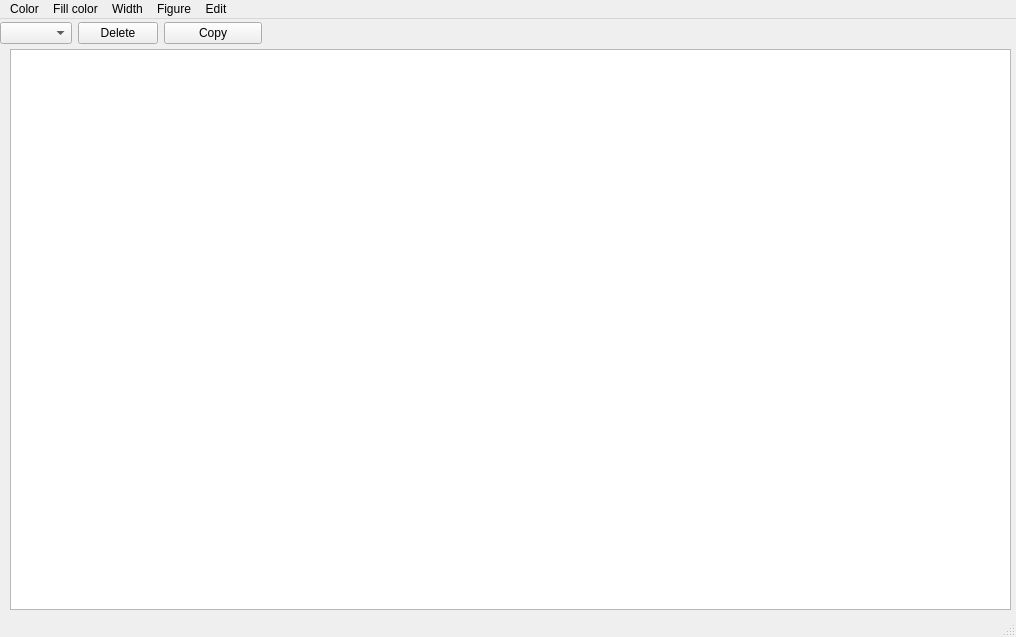
<?xml version="1.0" encoding="UTF-8"?>
<ui version="4.0">
 <class>MainWindow</class>
 <widget class="QMainWindow" name="MainWindow">
  <property name="geometry">
   <rect>
    <x>0</x>
    <y>0</y>
    <width>1016</width>
    <height>637</height>
   </rect>
  </property>
  <property name="windowTitle">
   <string>MainWindow</string>
  </property>
  <widget class="QWidget" name="centralwidget">
   <widget class="QGraphicsView" name="graphicsView">
    <property name="geometry">
     <rect>
      <x>10</x>
      <y>30</y>
      <width>1001</width>
      <height>561</height>
     </rect>
    </property>
    <property name="mouseTracking">
     <bool>true</bool>
    </property>
   </widget>
   <widget class="QWidget" name="">
    <property name="geometry">
     <rect>
      <x>0</x>
      <y>0</y>
      <width>262</width>
      <height>29</height>
     </rect>
    </property>
    <layout class="QHBoxLayout" name="horizontalLayout_2">
     <item>
      <layout class="QHBoxLayout" name="horizontalLayout">
       <item>
        <widget class="QComboBox" name="comboBox"/>
       </item>
       <item>
        <widget class="QPushButton" name="pushButton">
         <property name="text">
          <string>Delete</string>
         </property>
        </widget>
       </item>
      </layout>
     </item>
     <item>
      <widget class="QPushButton" name="pushButton_2">
       <property name="text">
        <string>Copy</string>
       </property>
      </widget>
     </item>
    </layout>
   </widget>
  </widget>
  <widget class="QMenuBar" name="menubar">
   <property name="geometry">
    <rect>
     <x>0</x>
     <y>0</y>
     <width>1016</width>
     <height>22</height>
    </rect>
   </property>
   <widget class="QMenu" name="menuColor">
    <property name="title">
     <string>Color</string>
    </property>
    <addaction name="actionRed"/>
    <addaction name="actionGreen"/>
    <addaction name="actionBlue"/>
   </widget>
   <widget class="QMenu" name="menuWidth">
    <property name="title">
     <string>Width</string>
    </property>
    <addaction name="action3"/>
    <addaction name="action6"/>
    <addaction name="action9"/>
    <addaction name="action12"/>
   </widget>
   <widget class="QMenu" name="menuFill_color">
    <property name="title">
     <string>Fill color</string>
    </property>
    <addaction name="actionRed_2"/>
    <addaction name="actionGreen_2"/>
    <addaction name="actionBlue_2"/>
   </widget>
   <widget class="QMenu" name="menuFigure">
    <property name="title">
     <string>Figure</string>
    </property>
    <addaction name="actionLine"/>
    <addaction name="actionRectangle"/>
    <addaction name="actionEllipse"/>
    <addaction name="actionPolygon"/>
    <addaction name="actionPolyline"/>
   </widget>
   <widget class="QMenu" name="menuEdit">
    <property name="title">
     <string>Edit</string>
    </property>
    <addaction name="actionUndo"/>
    <addaction name="actionRedo"/>
   </widget>
   <addaction name="menuColor"/>
   <addaction name="menuFill_color"/>
   <addaction name="menuWidth"/>
   <addaction name="menuFigure"/>
   <addaction name="menuEdit"/>
  </widget>
  <widget class="QStatusBar" name="statusbar"/>
  <action name="actionRed">
   <property name="text">
    <string>Red</string>
   </property>
  </action>
  <action name="actionGreen">
   <property name="text">
    <string>Green</string>
   </property>
  </action>
  <action name="actionBlue">
   <property name="text">
    <string>Blue</string>
   </property>
  </action>
  <action name="action3">
   <property name="text">
    <string>3</string>
   </property>
  </action>
  <action name="action6">
   <property name="text">
    <string>6</string>
   </property>
  </action>
  <action name="action9">
   <property name="text">
    <string>9</string>
   </property>
  </action>
  <action name="action12">
   <property name="text">
    <string>12</string>
   </property>
  </action>
  <action name="actionRed_2">
   <property name="text">
    <string>Red</string>
   </property>
  </action>
  <action name="actionGreen_2">
   <property name="text">
    <string>Green</string>
   </property>
  </action>
  <action name="actionBlue_2">
   <property name="text">
    <string>Blue</string>
   </property>
  </action>
  <action name="actionLine">
   <property name="text">
    <string>Line</string>
   </property>
  </action>
  <action name="actionRectangle">
   <property name="text">
    <string>Rectangle</string>
   </property>
  </action>
  <action name="actionEllipse">
   <property name="text">
    <string>Ellipse</string>
   </property>
  </action>
  <action name="actionPolygon">
   <property name="text">
    <string>Polygon</string>
   </property>
  </action>
  <action name="actionPolyline">
   <property name="text">
    <string>Polyline</string>
   </property>
  </action>
  <action name="actionUndo">
   <property name="text">
    <string>Undo</string>
   </property>
  </action>
  <action name="actionRedo">
   <property name="text">
    <string>Redo</string>
   </property>
  </action>
 </widget>
 <resources/>
 <connections/>
</ui>
